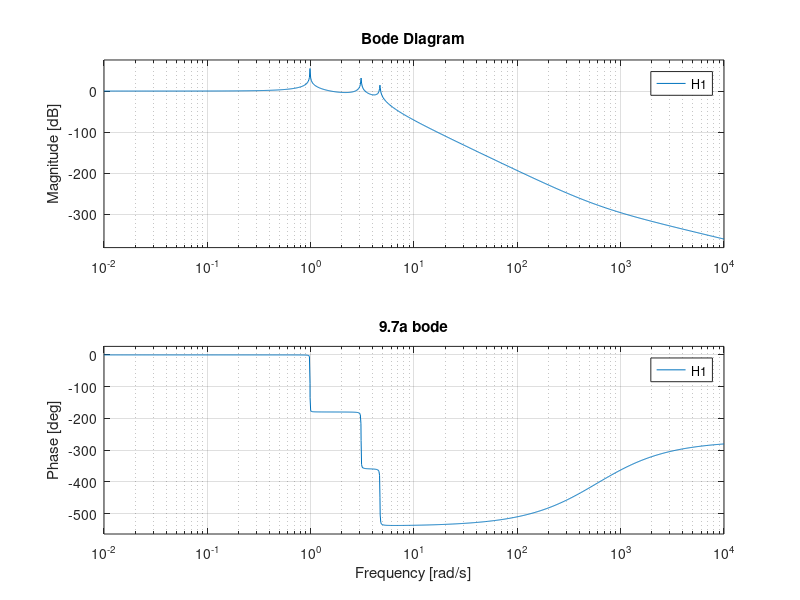
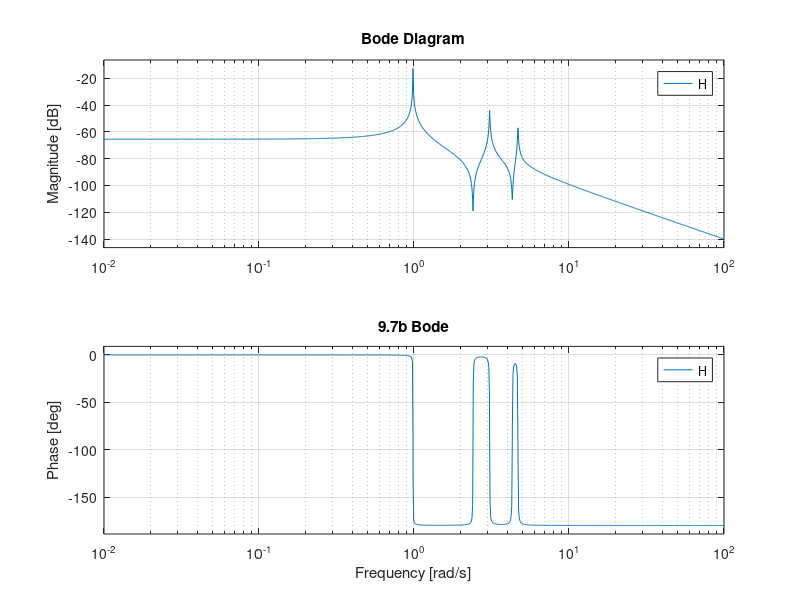

Write MATLAB code to recreate these figures, in order. (Note: this script raises an error after producing the figures.)
%Problem 9.7
figure(1)
H1 = tf([.000001,.0018240,1.0706,201.40],[1, 0.05, 32.361,.76881, 237.95,1.0706,201.40]);
bode(H1)
title('9.7a bode')
grid on 
P=pole(H1)
% 9.7b
figure(2)
H = tf([.001,.00004, .024320, .00036480, .10706,],[1, 0.05, 32.361,.76881, 237.95,1.0706,201.40]);
bode(H)
title('9.7b Bode')
grid on
K=pole(H)

%% 9.8b

syms M s C K m c k
L1 = RR_poly([M, C,  K]); 
L2 = RR_poly([C, K]); 
L3 = RR_poly([m, c, k]); 
L4 = RR_poly([c, k]);
L5 = L3 * L1 - L4*L4 + L3*L4
L6 = L3*L2
RR_tf(L6, L5)
%% 9.8c
syms M s C K c k
L1 = RR_poly([M, C,  K]); 
L2 = RR_poly([C, K]); 
L3 = RR_poly([c, k]); 
L4 = RR_poly([c, k]);
L5 = L3 * L1 - L4*L4 + L3*L4;
L6 = L3*L2;
tfc=RR_tf(L6, L5)

%% 9.8d


syms s m c k
L1 = RR_poly([10, 0,  10]); 
L2 = RR_poly([10]); 
L3 = RR_poly([c, k]); 
L4 = RR_poly([c, k]);
L5 = L3 * L1 - L4*L4 + L3*L4
L6 = L3*L2
RR_tf(L6, L5)


agag=tf([1],[1 0 1])
Poles=pole(agag)
Zeroes=zero(agag)
figure(1)
bode(agag)
figure(2)
step(agag)

%% 9.8e
sedds=tf([1],[1 0 1 0])
Poles=pole(sedds)
Zeroes=zero(sedds)
figure(3)
bode(sedds)
figure(4)
step(sedds)
%% 9.8f


syms  s k c
m=0;
M=10;
K=10;
C=14.14;
L1 = M*s^2 + C*s + K
L2 = K + C*s
L3 = m*s^2 + k + c*s
L4 = k + c*s


L5 = expand(L1*L3-L4^2+L4*L3)
L6 = expand(L2*L3)

t=L6/L5
agag=tf([sqrt(2) 1],[1 sqrt(2) 1])
Poles=pole(agag)
Zeroes=zero(agag)
figure(1)
bode(agag)
figure(2)
step(agag)


sedds=tf([sqrt(2) 1],[1 sqrt(2) 1 0])
Poles=pole(sedds)
Zeroes=zero(sedds)
figure(3)
bode(sedds)
figure(4)
step(sedds)

%% 9-12 Bode
%a
figure(10)
a = tf([1],[1 1]);
aaa=pole(a)
aa=zero(a)
bode(a)
title('9.12a')
%b
figure(11)
b = tf([1 -1],[1]);
bbb=pole(b)
bb=zero(b)
bode(b)
title('9.12b')
%c
figure(12)
c = tf([1 -1],[1 1]);
ccc=pole(c)
cc=zero(c)
bode(c)
title('9.12c')
%d
figure(13)
d = tf([1 101 100],[1 0]);
ddd=pole(d)
dd=zero(d)
bode(d)
title('9.12d')
%e
figure(14)
e = tf([1 0],[1 101 100]);
eee=pole(e)
ee=zero(e)
bode(e)
title('9.12e')
%f
figure(15)
f = tf([1],[1 1 1]);
fff=pole(f)
ff=zero(f)
bode(f)
title('9.12f')